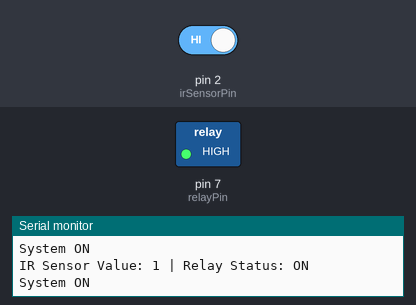
A sketch run on a simulated Arduino Uno, built with avr-gcc and run on an emulated ATmega328P. Shown: switched loads named in the sketch (green lamp = pin HIGH), the last lines printed to the serial monitor. Inputs (shaded band) come from the test bench; at power-on: pin 2 (irSensorPin) HIGH.

Above: at 2.8 s.
2.9 s: pin 2 (irSensorPin) driven LOW
At 4.2 s:
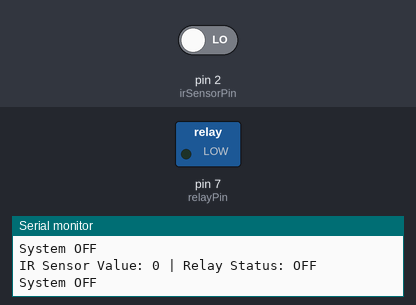
4.5 s: pin 2 (irSensorPin) driven HIGH
At 5.9 s:
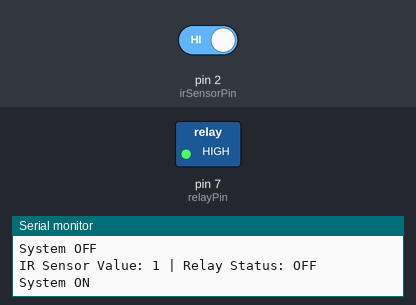
Timing chart, 0 to 7.5 s (numbered marks = the images above; inputs shaded):
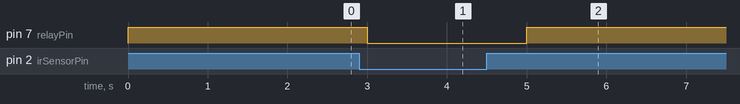

The sketch:

RelayTestUsingIRsensor.ino
```cpp
const int relayPin = 7;      // Pin connected to the relay
const int irSensorPin = 2;   // Pin connected to the IR sensor

void setup() {
  pinMode(relayPin, OUTPUT);  // Set relay pin as output
  pinMode(irSensorPin, INPUT); // Set IR sensor pin as input
  Serial.begin(9600);         // Start serial communication at 9600 baud rate
}

void loop() {
  int irValue = digitalRead(irSensorPin); // Read the IR sensor value
  int relayStatus = digitalRead(relayPin); // Read the relay pin status

  // Print the current values of the relay and IR sensor
  Serial.print("IR Sensor Value: ");
  Serial.print(irValue);
  Serial.print(" | Relay Status: ");
  Serial.println(relayStatus == HIGH ? "ON" : "OFF"); // Print ON/OFF based on relay status

  // Control the relay based on the IR sensor value
  if (irValue == 0) {  // If IR sensor input is 1 (sensor detected something)
    digitalWrite(relayPin, LOW);  // Turn the relay OFF (system off)
    Serial.println("System OFF");
  } else {  // If IR sensor input is 0 (no detection)
    digitalWrite(relayPin, HIGH);  // Turn the relay ON (system on)
    Serial.println("System ON");
  }

  delay(1000);  // Wait for 1 second before checking the sensor again
}
```

Measured:
- after the input at 2.9 s, pin 7 (relayPin): HIGH → LOW after 0.10 s
- after the input at 4.5 s, pin 7 (relayPin): LOW → HIGH after 0.50 s
